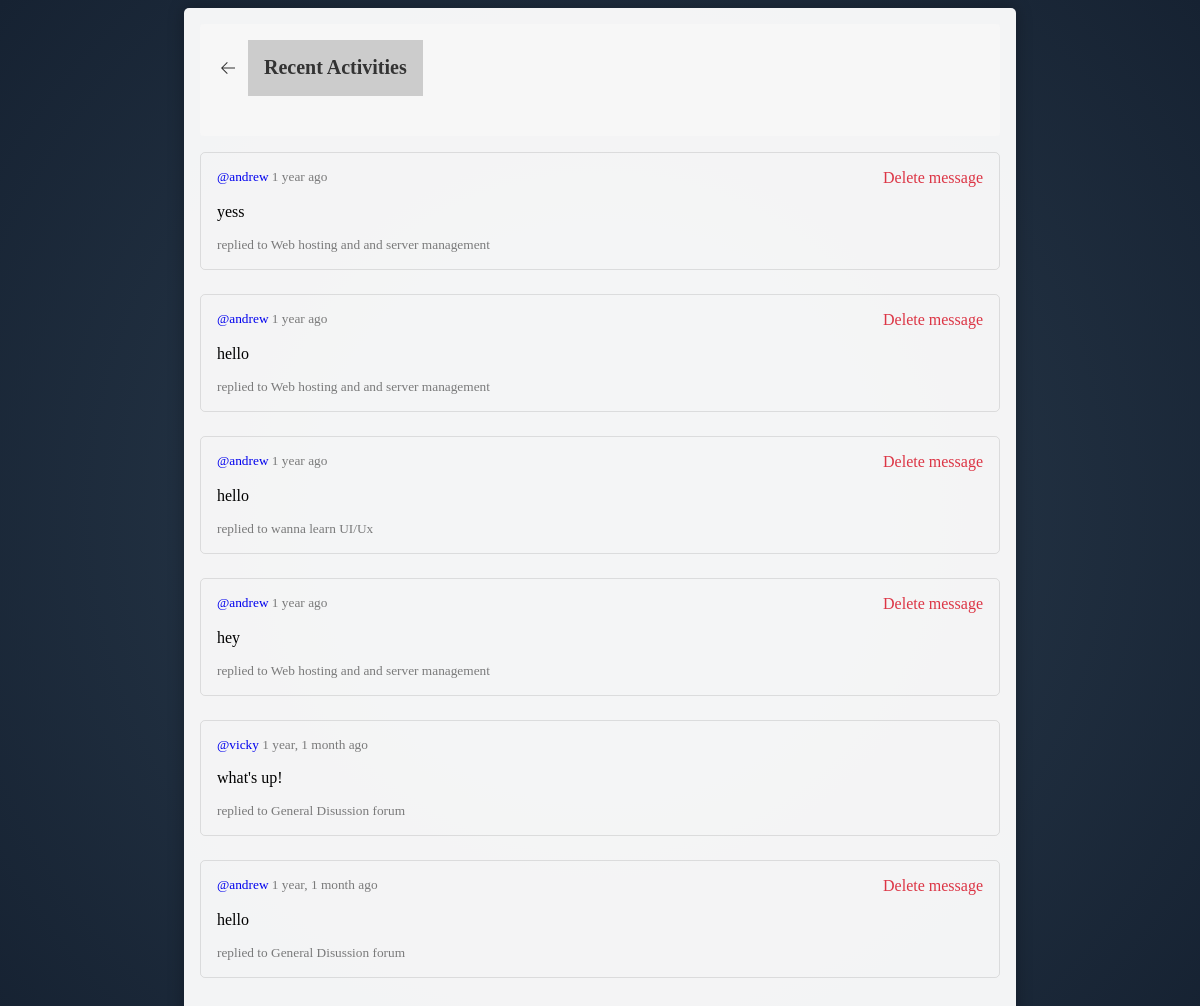
/activity/ (signed in), run on an earlier commit of the app's database.
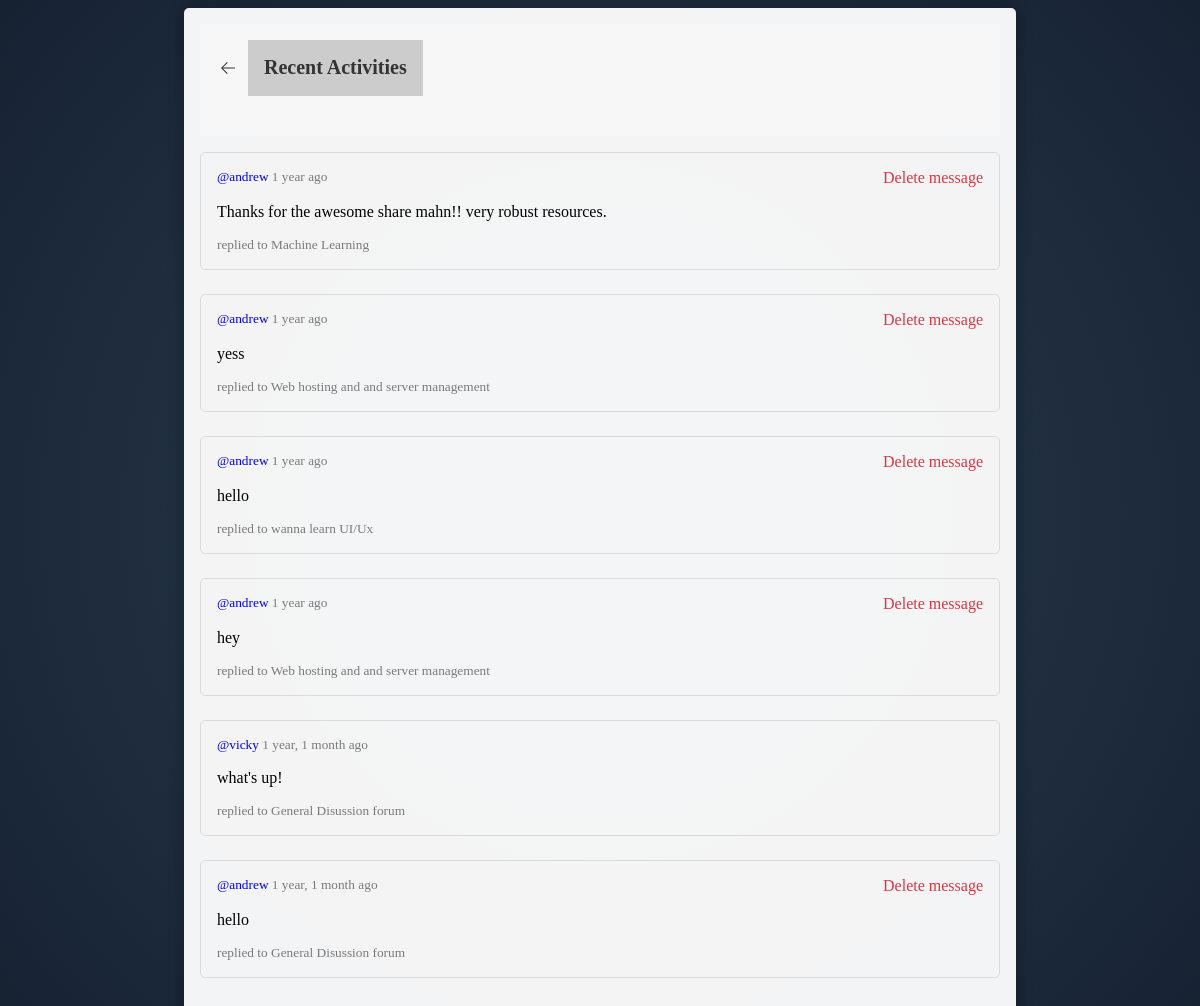
And on a later commit of the database.
### base/models.py (models this page shows, shortened)
class Message(models.Model):
    user = models.ForeignKey(User, on_delete=models.CASCADE)
    room = models.ForeignKey(Room, on_delete=models.CASCADE)
    body = models.TextField()
    updated = models.DateTimeField(auto_now=True)
    created = models.DateTimeField(auto_now_add=True)
    class Meta:
        ordering = ['-updated', '-created']

class Room(models.Model):
    host = models.ForeignKey(User, on_delete=models.SET_NULL, null=True)
    topic = models.ForeignKey(Topic, on_delete=models.SET_NULL, null=True)
    name = models.CharField(max_length=200)
    description = models.TextField()
    participants = models.ManyToManyField(User, related_name='participants', blank=True)
    created = models.DateTimeField(auto_now_add=True)
    updated = models.DateTimeField(auto_now=True)
    class Meta:
        ordering = ['-updated', '-created']
    def __str__(self):
        return self.name

### base/views.py (the view)
# urls.py: path('activity/', views.activityPage, name="activity"),
@login_required(login_url='login')
def activityPage(request):
    room_messages = Message.objects.all()
    context = {
        'room_messages':room_messages
    }
    return render(request, 'activity.html', context)

### Templates/activity.html (shortened to what this page needs)
    <main class="layout">
      <div class="layout__box">
        <div class="layout__boxHeader">
          <div class="layout__boxTitle">
            <a href="{% url 'home' %}">
              <svg version="1.1" xmlns="http://www.w3.org/2000/svg" width="14" height="14" viewBox="0 0 32 32">
                <title>arrow-left</title>
                <path
                  d="M13.723 2.286l-13.723 13.714 13.719 13.714 1.616-1.611-10.96-10.96h27.625v-2.286h-27.625l10.965-10.965-1.616-1.607z"
                ></path>
              </svg>
            </a>
            <h3>Recent Activities</h3>
          </div>
        </div>
        <div class="activities-page layout__body">
          {% for message in room_messages %}
          <div class="border rounded p-3 mb-3">
            <div class="d-flex justify-content-between">
              <small class="text-muted">
                <a href="{% url 'profile' message.user.id %}" class="text-decoration-none">@{{message.user}}</a> {{message.created|timesince}} ago
              </small>
              {% if request.user == message.user %}
              <a href="{% url 'delete-message' message.id %}" class="text-danger text-decoration-none">Delete message</a>
              {% endif %}
            </div>
            <p class="mt-1 mb-1">{{message.body}}</p>
            <small class="text-muted">replied to {{message.room}}</small>
          </div>
          {% endfor %}
        </div>
      </div>
    </main>

### Templates/activity.html (style rules this page uses)
.layout__box { background-color: rgba(255, 255, 255, 0.95); padding: 1rem; border-radius: 5px; box-shadow: 0px 0px 15px 1px rgba(0, 0, 0, 0.25); max-width: 800px; width: 100%; }
.layout__boxTitle { display: flex; align-items: center; margin-bottom: 1.5rem; }
.layout__boxTitle h3 { margin-left: 0.5rem; }
.activities-page { margin-top: 1rem; }
.border { border: 1px solid rgba(0, 0, 0, 0.1); }
.rounded { border-radius: 5px; }
.p-3 { padding: 1rem; }
.mb-3 { margin-bottom: 1.5rem; }
.d-flex { display: flex; }
.justify-content-between { justify-content: space-between; }
.text-muted { color: rgba(0, 0, 0, 0.5); }
.text-decoration-none { text-decoration: none; }
.text-danger { color: #dc3545; }
.layout { display: flex; justify-content: center; align-items: center; }
h3 { font-size: 20px; margin: 0; padding: 16px; border-bottom: 1px solid #ccc; background-color:#ccc; }
.layout__boxHeader { background-color: #f7f7f7; padding: 16px; border-radius: 4px; display: flex; align-items: center; justify-content: space-between; }
.layout__boxHeader a { display: flex; align-items: center; text-decoration: none; color: #333; font-size: 18px; }
.layout__boxHeader a svg { width: 24px; height: 14px; margin-right: 8px; fill: #333; }
.layout__boxTitle h3 { font-size: 20px; margin: 0; color: #333; }

What changed in the data, as far as the page shows it:
removed Message: user "andrew", created "1 year", shows "Delete message", body "hello", room "Web hosting and and server management"
added Message: user "andrew", created "1 year", shows "Delete message", body "Thanks for the awesome share mahn!! very robust resources.", room "Machine Learning"
